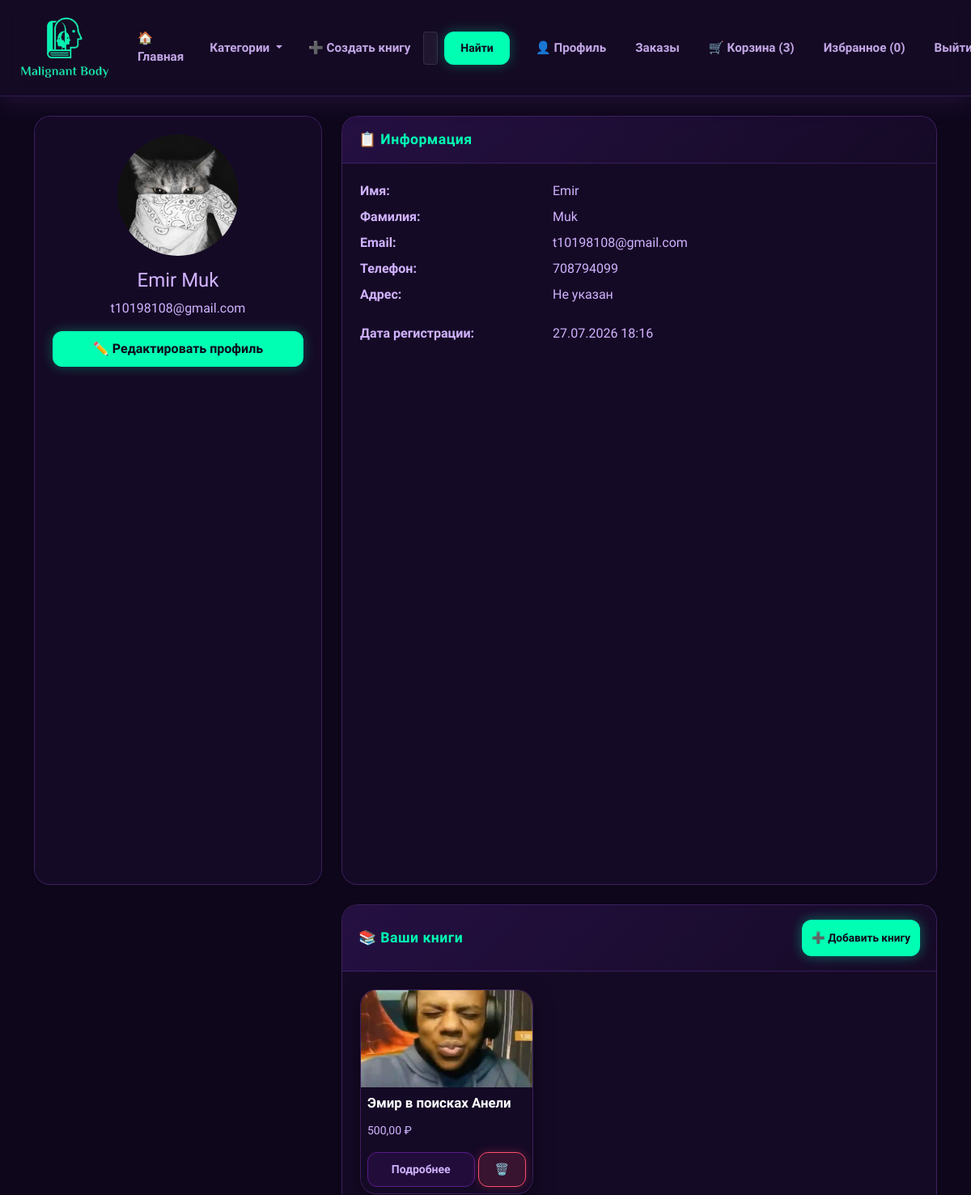
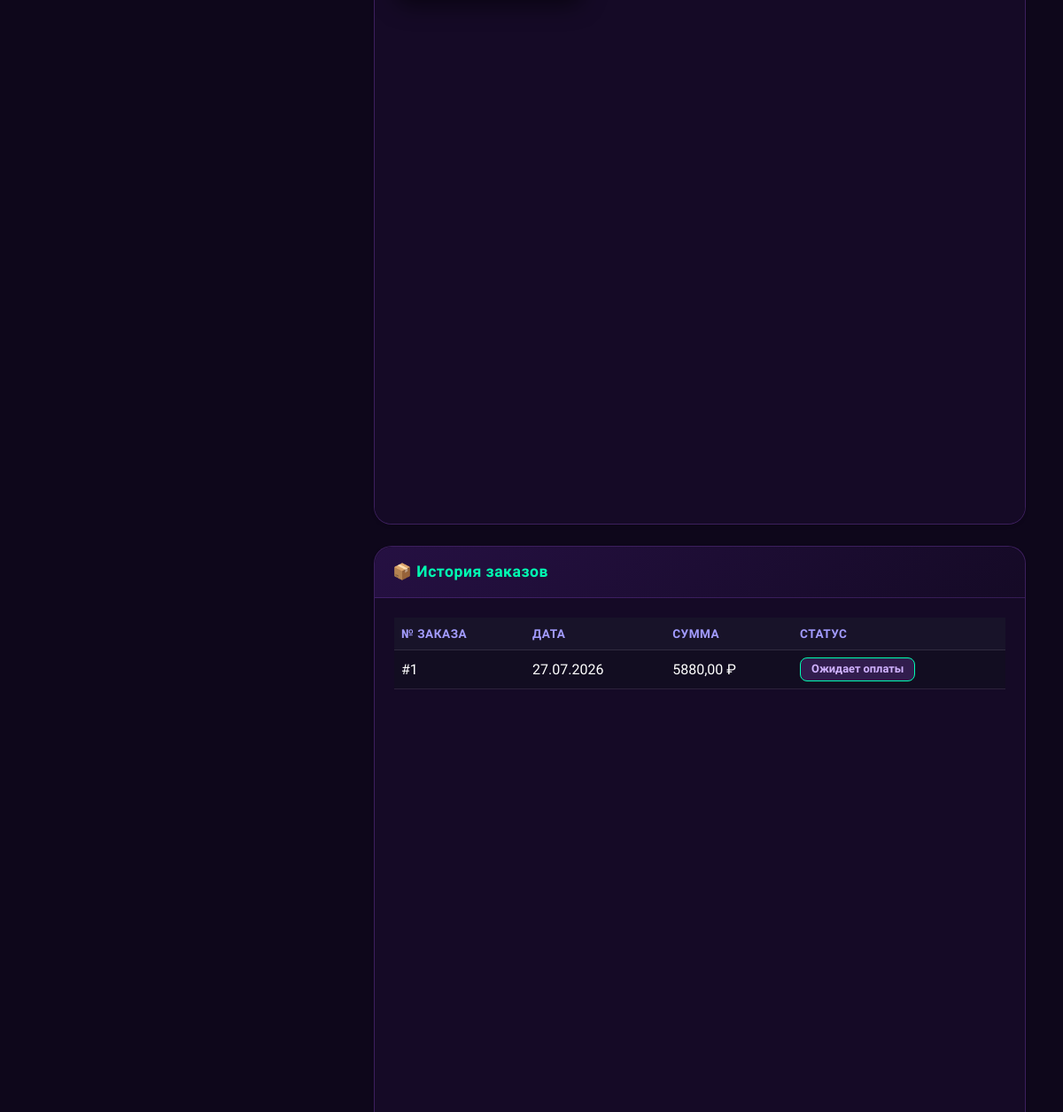
Page /users/profile/ (signed in, upper part) on the earlier database version (2 pictures, top to bottom).
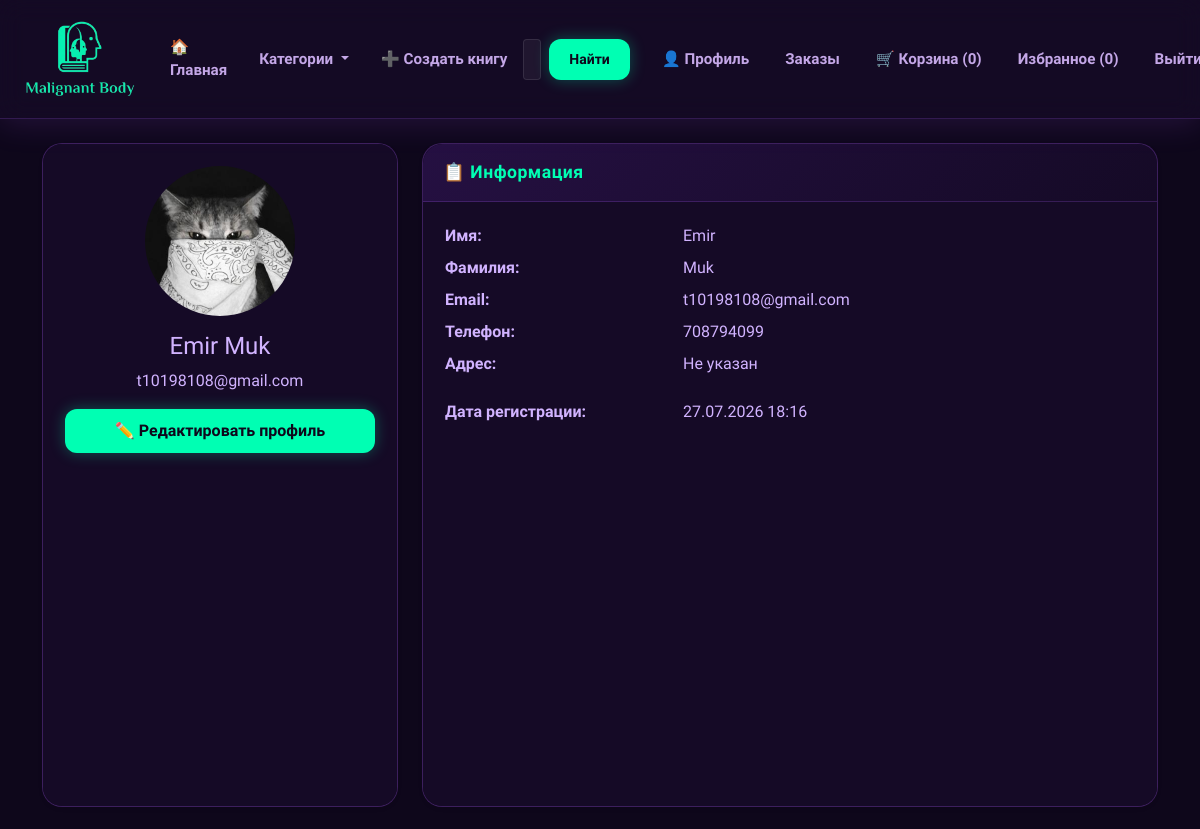
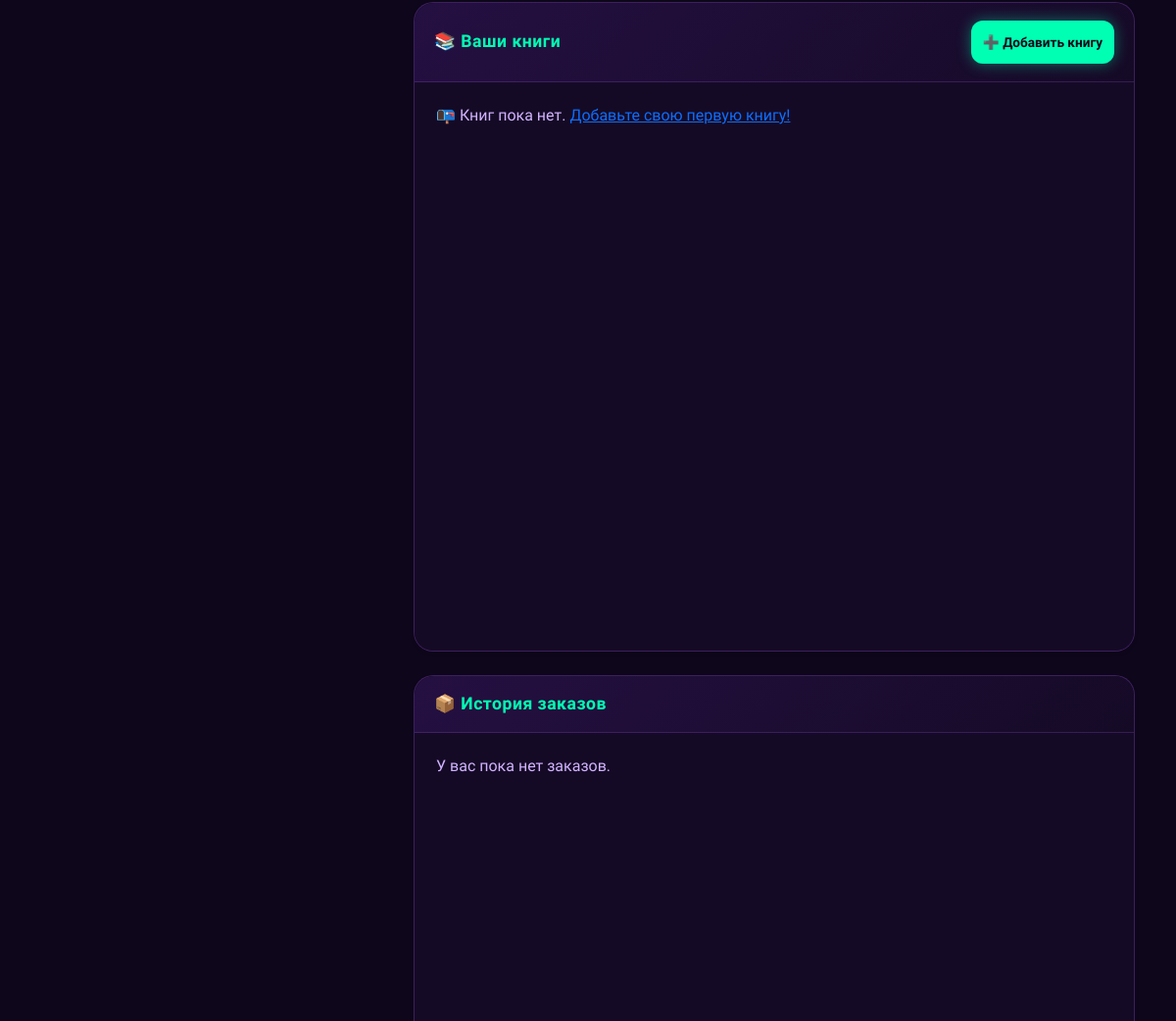
Same page on the later database version (2 pictures, top to bottom).
### core/shop/models.py (models this page shows, shortened)
class Product(models.Model):
    category = models.ForeignKey(Category, on_delete=models.CASCADE, related_name='products')
    name = models.CharField(max_length=255)
    slug = models.SlugField(max_length=255, unique=True, blank=True)  # <-- разрешаем пустой для авто-генерации
    description = models.TextField()
    price = models.DecimalField(max_digits=10, decimal_places=2)
    discount = models.DecimalField(max_digits=5, decimal_places=2, default=0.00, help_text='Скидка в %')
    stock = models.PositiveIntegerField(default=0)
    available = models.BooleanField(default=True)
    image = models.ImageField(upload_to=product_image_path, blank=True, null=True)
    created_by = models.ForeignKey(User, on_delete=models.SET_NULL, null=True, blank=True, related_name='created_products')  # <-- добавлено
    created_at = models.DateTimeField(auto_now_add=True)
    updated_at = models.DateTimeField(auto_now=True)
    class Meta:
        ordering = ['-created_at']
    @property
    def final_price(self):
        if self.discount > 0:
            return self.price * (1 - Decimal(self.discount) / Decimal(100))
        return self.price

### core/orders/models.py (models this page shows, shortened)
class Order(models.Model):
    STATUS_CHOICES = (
        ('pending', 'Ожидает оплаты'),
        ('paid', 'Оплачен'),
        ('shipped', 'Отправлен'),
        ('delivered', 'Доставлен'),
        ('cancelled', 'Отменён'),
    )
    user = models.ForeignKey(User, on_delete=models.CASCADE, related_name='orders')
    created_at = models.DateTimeField(auto_now_add=True)
    updated_at = models.DateTimeField(auto_now=True)
    status = models.CharField(max_length=20, choices=STATUS_CHOICES, default='pending')
    total_price = models.DecimalField(max_digits=10, decimal_places=2)
    shipping_address = models.TextField()
    phone = models.CharField(max_length=20)
    comment = models.TextField(blank=True, null=True)
    stripe_payment_id = models.CharField(max_length=255, blank=True, null=True)
    class Meta:
        ordering = ['-created_at']

### core/users/views.py (the view)
# urls.py: path('profile/', views.profile_view, name='profile'),
@login_required
def profile_view(request):
    profile, created = Profile.objects.get_or_create(user=request.user)
    orders = Order.objects.filter(user=request.user).order_by('-created_at')
    context = {
        'profile': profile,
        'orders': orders,
    }
    return render(request, 'users/profile.html', context)

### core/cart/context_processors.py (called while the page is built)
def cart_total(request):
    if request.user.is_authenticated:
        cart, _ = Cart.objects.get_or_create(user=request.user)
        return {
            'cart_total_items': cart.total_items,
            'cart_total_price': cart.total_price,
        }
    return {
        'cart_total_items': 0,
        'cart_total_price': 0,
    }

### core/cart/models.py (called while the page is built)
    @property
    def total_price(self):
        return sum(item.total_price for item in self.items.all())

    @property
    def total_items(self):
        return sum(item.quantity for item in self.items.all())

    @property
    def total_price(self):
        return self.product.final_price * self.quantity

### core/shop/context_processors.py (called while the page is built)
def categories_nav(request):
    return {
        'categories': Category.objects.all()
    }

### templates/users/profile.html (shortened to what the changed rows need)
{% extends 'base.html' %}
{% load static %}
{% block content %}
<div class="row">
    <div class="col-md-8">
        <div class="card shadow-sm mb-4">
            <div class="card-body">
                {% if user.created_products.all %}
                    <div class="row">
                        {% for product in user.created_products.all %}
                            <div class="col-md-4 col-sm-6 mb-3">
                                <div class="card h-100">
                                    {% if product.image %}
                                        <img src="{{ product.image.url }}" class="card-img-top" alt="{{ product.name }}" style="height: 120px; object-fit: cover;">
                                    {% else %}
                                        <img src="https://via.placeholder.com/300x120" class="card-img-top" alt="No image" style="height: 120px; object-fit: cover;">
                                    {% endif %}
                                    <div class="card-body p-2">
                                        <h6 class="card-title">{{ product.name }}</h6>
                                        <p class="card-text small">{{ product.price }} ₽</p>
                                        <div class="d-flex gap-1">
                                            <a href="{% url 'shop:product_detail' product.slug %}" class="btn btn-sm btn-outline-primary flex-grow-1">Подробнее</a>
                                            <a href="{% url 'shop:product_delete' product.slug %}" class="btn btn-sm btn-outline-danger">🗑️</a>
                                        </div>
                                    </div>
                                </div>
                            </div>
                        {% endfor %}
                    </div>
                {% else %}
                    <p class="text-muted">📭 Книг пока нет. <a href="{% url 'shop:product_create' %}">Добавьте свою первую книгу!</a></p>
                {% endif %}
            </div>
        </div>
        <div class="card shadow-sm">
            <div class="card-body">
                {% if orders %}
                    <div class="table-responsive">
                        <table class="table table-hover">
                            <thead>
                                <tr>
                                    <th>№ заказа</th>
                                    <th>Дата</th>
                                    <th>Сумма</th>
                                    <th>Статус</th>
                                </tr>
                            </thead>
                            <tbody>
                                {% for order in orders %}
                                    <tr>
                                        <td>#{{ order.id }}</td>
                                        <td>{{ order.created_at|date:"d.m.Y" }}</td>
                                        <td>{{ order.total_price }} ₽</td>
                                        <td>
                                            <span class="badge
                                                {% if order.status == 'paid' %}bg-success
                                                {% elif order.status == 'pending' %}bg-warning
                                                {% elif order.status == 'shipped' %}bg-info
                                                {% elif order.status == 'delivered' %}bg-primary
                                                {% else %}bg-secondary{% endif %}">
                                                {{ order.get_status_display }}
                                            </span>
                                        </td>
                                    </tr>
                                {% endfor %}
                            </tbody>
                        </table>
                    </div>
                {% else %}
                    <p class="text-muted">У вас пока нет заказов.</p>
                {% endif %}
            </div>
        </div>
    </div>
</div>
{% endblock %}

Differences in the rows shown:
removed Product: image (picture), name "Эмир в поисках Анели", price "500,00"
removed Order: id "1", created_at "27.07.2026", total_price "5880,00", status "Ожидает оплаты"
Other differences:
{{ cart_total_items|default:0 }}: "3" → "0"
text no longer shown: "№ ЗАКАЗА ДАТА СУММА СТАТУС"
text now shown: "📭 Книг пока нет. Добавьте свою первую книгу! У вас пока нет заказов."
